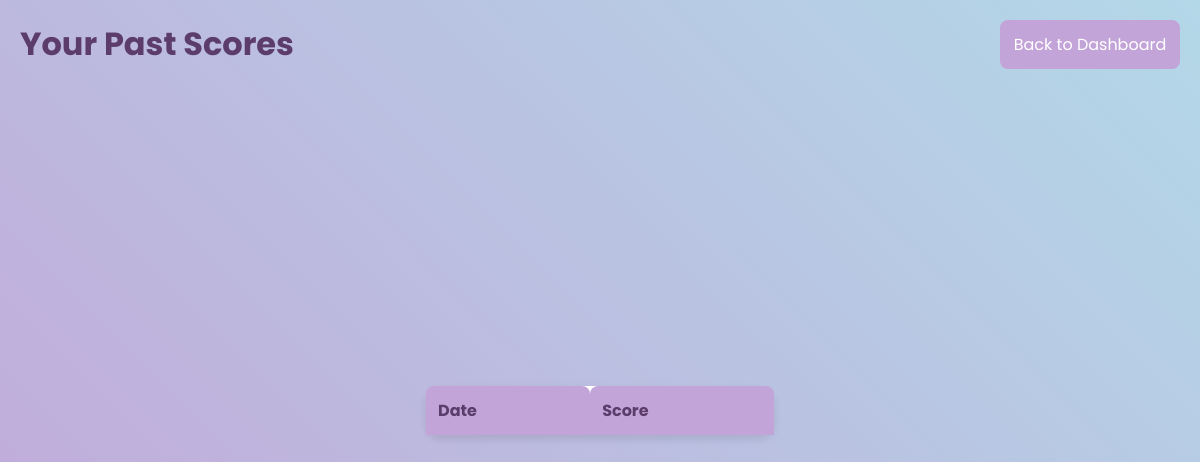
/user_profile/1, run on an earlier commit of the app's database.
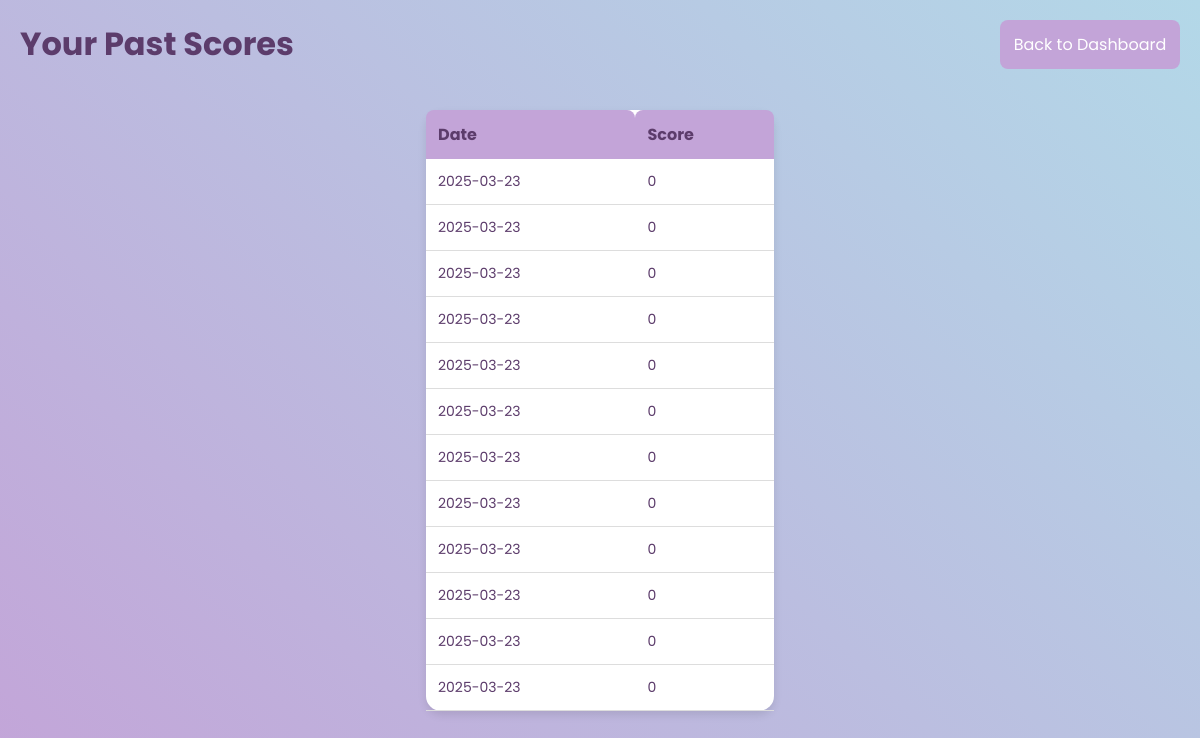
And on a later commit of the database.
### tables this page shows
CREATE TABLE user_scores (
                 id INTEGER PRIMARY KEY AUTOINCREMENT,
                 user_id INTEGER NOT NULL,
                 score INTEGER NOT NULL,
                 timestamp DATETIME DEFAULT CURRENT_TIMESTAMP,
                 FOREIGN KEY(user_id) REFERENCES users(id));

### app1.py (the view)
@app.route('/user_profile/<int:user_id>', methods=['GET'])
def user_profile(user_id):
    conn = sqlite3.connect('database.db')
    c = conn.cursor()
    c.execute("SELECT score, timestamp FROM user_scores WHERE user_id=?", (user_id,))
    scores = c.fetchall()
    conn.close()
    return render_template('user_profile.html', scores=scores, user_id=user_id)

### templates/user_profile.html (shortened to what this page needs)
<!DOCTYPE html>
<html lang="en">
<head>
    <link rel="stylesheet" href="/static/styles.css">
</head>
<body>
    <h1>Your Past Scores</h1>
    <table>
        <thead>
            <tr>
                <th>Date</th>
                <th>Score</th>
            </tr>
        </thead>
        <tbody>
            {% for score, timestamp in scores %}
            <tr>
                <td>{{ timestamp.split(' ')[0] }}</td>
                <td>{{ score }}</td>
            </tr>
            {% endfor %}
        </tbody>
    </table>
    <br>
    <a href="/dashboard" ><button class="btn" id="back-to-dash-btn">Back to Dashboard</button></a>
</body>
</html>

### static/styles.css (style rules this page uses)
* { margin: 0; padding: 0; box-sizing: border-box; }
body { font-family: 'Poppins', sans-serif; background: linear-gradient(45deg, #c3a4d8, #b3d8e8); display: flex; justify-content: center; align-items: center; min-height: 100vh; padding: 20px; color: #fff; }
h1 { position: absolute; top: 20px; left: 20px; color: #5c3c6b; }
button.btn { width: 100%; padding: 12px; font-size: 16px; background-color: #c3a4d8; border: none; border-radius: 8px; color: white; cursor: pointer; transition: background-color 0.3s ease; font-family: 'Poppins', sans-serif; }
#back-to-dash-btn { position: fixed; width: 15%; top: 20px; right: 20px; white-space: nowrap; }
table { width: 30%; margin-top: 20px; border-collapse: collapse; box-shadow: 0 4px 8px rgba(0, 0, 0, 0.1); border-radius: 15px; background: #fff; }
table th { background-color: #c3a4d8; color: #5c3c6b; padding: 12px; text-align: left; font-size: 16px; border-top-left-radius: 8px; border-top-right-radius: 8px; font-weight: bold; }
table td { padding: 12px; text-align: left; border-bottom: 1px solid #ddd; color: #5c3c6b; font-size: 14px; }

What changed in the data, as far as the page shows it:
added user_scores: timestamp "2025-03-23", score "0"
added user_scores: timestamp "2025-03-23", score "0"
added user_scores: timestamp "2025-03-23", score "0"
added user_scores: timestamp "2025-03-23", score "0"
added user_scores: timestamp "2025-03-23", score "0"
added user_scores: timestamp "2025-03-23", score "0"
added user_scores: timestamp "2025-03-23", score "0"
added user_scores: timestamp "2025-03-23", score "0"
added user_scores: timestamp "2025-03-23", score "0"
added user_scores: timestamp "2025-03-23", score "0"
added user_scores: timestamp "2025-03-23", score "0"
added user_scores: timestamp "2025-03-23", score "0"
